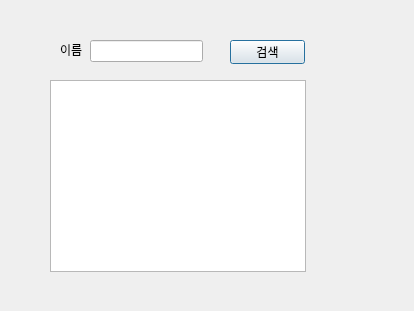
<?xml version="1.0" encoding="UTF-8"?>
<ui version="4.0">
 <class>SearchDialog</class>
 <widget class="QDialog" name="SearchDialog">
  <property name="geometry">
   <rect>
    <x>0</x>
    <y>0</y>
    <width>414</width>
    <height>311</height>
   </rect>
  </property>
  <property name="windowTitle">
   <string>Dialog</string>
  </property>
  <widget class="QTableWidget" name="tableWidget">
   <property name="geometry">
    <rect>
     <x>50</x>
     <y>80</y>
     <width>256</width>
     <height>192</height>
    </rect>
   </property>
  </widget>
  <widget class="QLabel" name="label">
   <property name="geometry">
    <rect>
     <x>60</x>
     <y>40</y>
     <width>31</width>
     <height>20</height>
    </rect>
   </property>
   <property name="text">
    <string>이름</string>
   </property>
  </widget>
  <widget class="QLineEdit" name="lineEdit">
   <property name="geometry">
    <rect>
     <x>90</x>
     <y>40</y>
     <width>113</width>
     <height>22</height>
    </rect>
   </property>
  </widget>
  <widget class="QPushButton" name="pushButton">
   <property name="geometry">
    <rect>
     <x>230</x>
     <y>40</y>
     <width>75</width>
     <height>24</height>
    </rect>
   </property>
   <property name="text">
    <string>검색</string>
   </property>
  </widget>
 </widget>
 <resources/>
 <connections/>
</ui>
